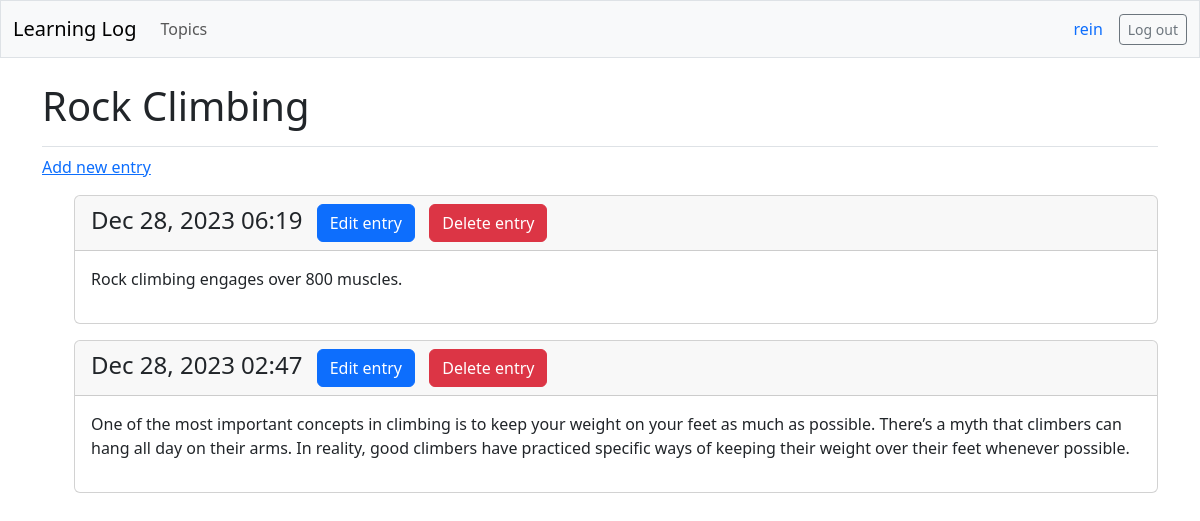
The page /topics/2/ (signed in) on the database its author committed.
### learning_logs/models.py (models this page shows, shortened)
class Topic(models.Model):
    text = models.CharField(max_length=256)
    date_added = models.DateTimeField(auto_now_add=True)
    owner = models.ForeignKey(User, on_delete=models.CASCADE)

class Entry(models.Model):
    topic = models.ForeignKey(Topic, on_delete=models.CASCADE)
    text = models.TextField()
    date_added = models.DateTimeField(auto_now_add=True)
    class Meta:
        verbose_name_plural = "entries"

### learning_logs/views.py (the view)
# urls.py: path("topics/<int:topic_id>/", views.topic, name="topic"),
@login_required
def topic(request, topic_id):
    topic = Topic.objects.get(id=topic_id)
    check_topic_owner(request, topic)
    entries = topic.entry_set.order_by("-date_added")
    context = {"topic": topic, "entries": entries}
    return render(request, "learning_logs/topic.html", context)

### learning_logs/views.py (called while the page is built)
def check_topic_owner(request, topic):
    if topic.owner != request.user:
        raise Http404

### learning_logs/templates/learning_logs/topic.html
{% extends 'learning_logs/base.html' %}
{% block page_header %}
<h1>{{ topic.text }}</h1>
{% endblock page_header %}
{% block content %}
<p><a href="{% url 'learning_logs:new_entry' topic.id %}">Add new entry</a></p>
<ul>
    {% for entry in entries %}
    <div class="card mb-3">
        <h4 class="card-header">
            {{ entry.date_added|date:'M d, Y H:i' }}
            <a class="btn btn-primary btn-md ms-2" href="{% url 'learning_logs:edit_entry' entry.id %}">
                Edit entry</a>
            <a class="btn btn-danger btn-md ms-2" href="{% url 'learning_logs:delete_entry' entry.id %}">
                Delete entry</a>
        </h4>
        <div class="card-body">{{ entry.text|linebreaks }}</div>
    </div>
    {% empty %}
    <p>There are no entries for this topic yet.</p>
    {% endfor %}
</ul>
{% endblock content %}

### learning_logs/templates/learning_logs/base.html (shortened to what this page needs)
<!DOCTYPE html>
<html lang="en">
<head>
    {% load django_bootstrap5 %}
    {% bootstrap_css %}
</head>
<body>
    <nav class="navbar navbar-expand-md navbar-light bg-light mb-4 border">
        <div class="container-fluid">
            <a class="navbar-brand" href="{% url 'learning_logs:index' %}">
                Learning Log</a>
            <div class="collapse navbar-collapse" id="navbarCollapse">
                <ul class="navbar-nav me-auto mb-2 mb-md-0">
                    <li class="nav-item">
                        <a class="nav-link" href="{% url 'learning_logs:topics' %}">Topics</a>
                    </li>
                </ul>
                <ul class="navbar-nav ms-auto mb-2 mb-md-0">
                    {% if user.is_authenticated %}
                    <li class="nav-item me-2">
                        <span class="navbar-text me-2 text-primary">{{ user.username }}</span>
                    </li>
                    {% endif %}
                </ul>
                {% if user.is_authenticated %}
                <form action="{% url 'accounts:logout' %}" method="POST">
                    <button type="submit" class="btn btn-outline-secondary btn-sm">
                        Log out</button>
                </form>
                {% endif %}
            </div>
        </div>
    </nav>
    <main class="container">
        <div class="pb-2 mb-2 border-bottom">
            {% block page_header %}{% endblock page_header %}
        </div>
        <div>
            {% block content %}{% endblock content %}
        </div>
    </main>
</body>
</html>

### rows shown on the page
Topic: text "Rock Climbing"
Entry: date_added "Dec 28, 2023 06:19", text "Rock climbing engages over 800 muscles."
Entry: date_added "Dec 28, 2023 02:47", text "One of the most important concepts in climbing is to keep your weight on your feet as much as possible. There’s a myth that climbers can hang all day on their arms. In reality, good climbers have practiced specific ways of keeping their weight over their feet whenever possible."

### other values the page prints
{{ user.username }} "rein"
